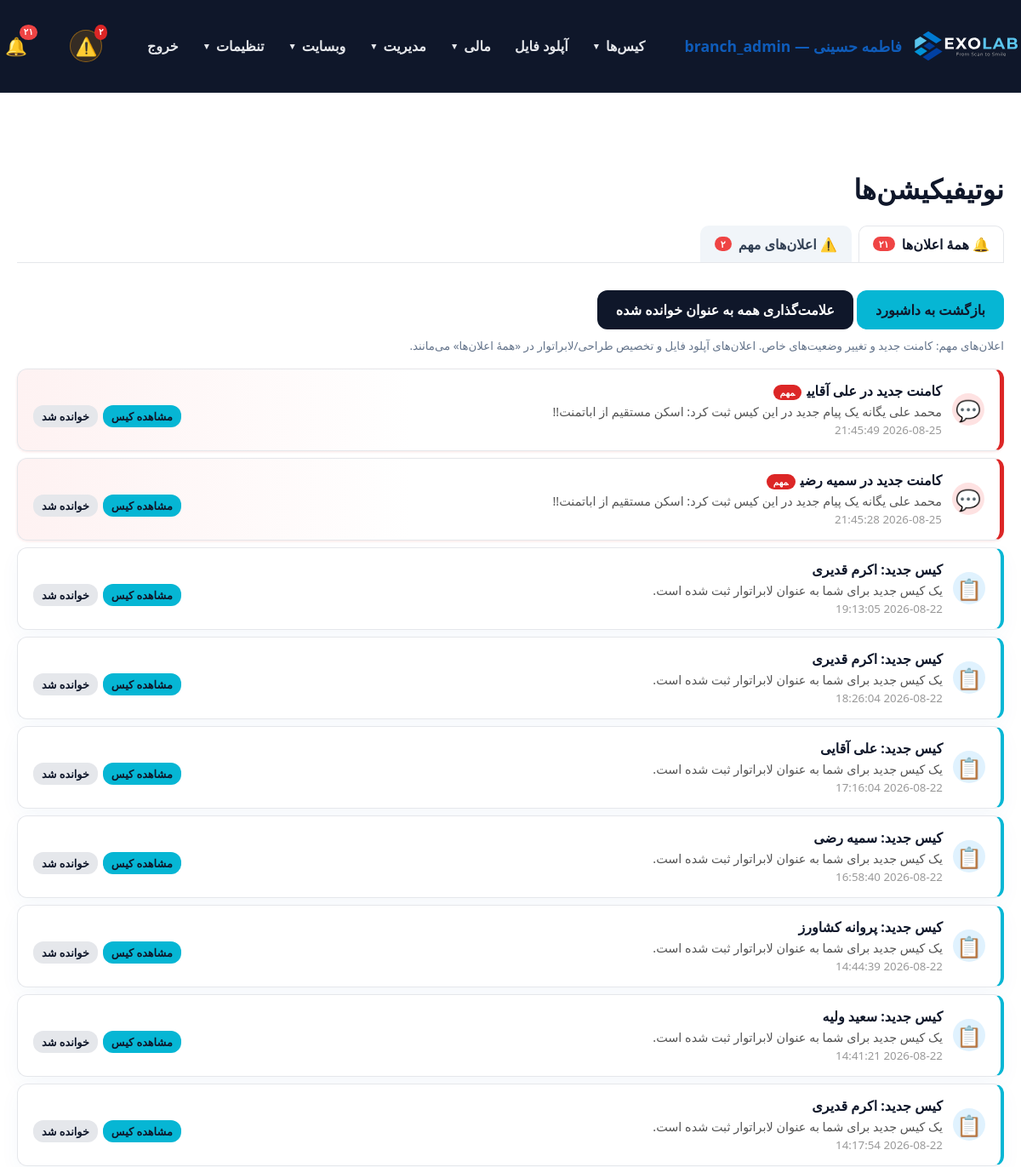
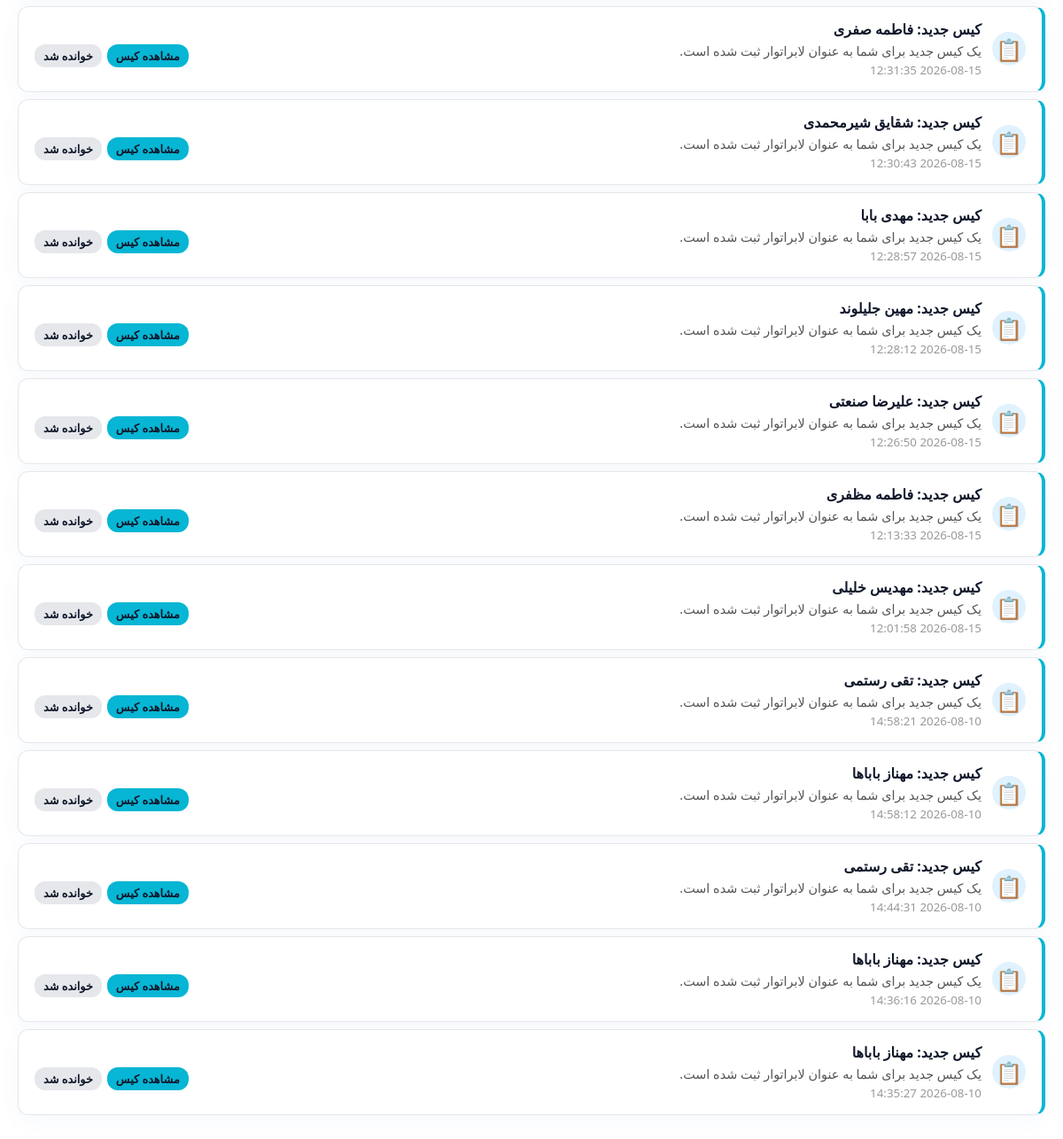
Page /panel/notifications.php (signed in) on the committed database (2 pictures, top to bottom).
### tables this page shows
CREATE TABLE `users` (
  `id` int(11) NOT NULL AUTO_INCREMENT,
  `username` varchar(100) NOT NULL,
  `password_hash` varchar(255) NOT NULL,
  `full_name` varchar(255) NOT NULL,
  `email` varchar(255) DEFAULT NULL,
  `phone` varchar(20) DEFAULT NULL,
  `role` enum('admin','doctor','staff','secretary','designer','technician','operator','powder','courier','finance','outsource_lab','customer_lab','partner_lab','clinic','branch_admin') NOT NULL DEFAULT 'staff',
  `branch_id` int(11) DEFAULT NULL,
  `clinic_id` int(11) DEFAULT NULL,
  `lab_id` int(11) DEFAULT NULL,
  `is_designer` tinyint(1) NOT NULL DEFAULT 0,
  `is_default_designer` tinyint(1) NOT NULL DEFAULT 0,
  `active` tinyint(1) DEFAULT 1,
  `last_login` datetime DEFAULT NULL,
  `created_at` datetime DEFAULT current_timestamp(),
  `updated_at` datetime DEFAULT current_timestamp() ON UPDATE current_timestamp(),
  `notes` text DEFAULT NULL,
  PRIMARY KEY (`id`),
  UNIQUE KEY `username` (`username`),
  KEY `idx_users_clinic_id` (`clinic_id`),
  KEY `idx_users_is_designer` (`is_designer`),
  CONSTRAINT `fk_users_clinic` FOREIGN KEY (`clinic_id`) REFERENCES `users` (`id`) ON DELETE SET NULL ON UPDATE CASCADE
);

CREATE TABLE `notifications` (
  `id` int(11) NOT NULL AUTO_INCREMENT,
  `user_id` int(11) NOT NULL,
  `case_id` int(11) DEFAULT NULL,
  `title` varchar(255) NOT NULL,
  `message` text DEFAULT NULL,
  `type` varchar(50) NOT NULL DEFAULT 'info' COMMENT 'info, assignment, status_change',
  `is_read` tinyint(1) NOT NULL DEFAULT 0,
  `created_at` datetime NOT NULL DEFAULT current_timestamp(),
  PRIMARY KEY (`id`),
  KEY `idx_notifications_user` (`user_id`),
  KEY `idx_notifications_unread` (`user_id`,`is_read`),
  KEY `idx_notifications_created` (`created_at`),
  CONSTRAINT `fk_notifications_user` FOREIGN KEY (`user_id`) REFERENCES `users` (`id`) ON DELETE CASCADE ON UPDATE CASCADE
);

### panel/db.php (called while the page is built, shortened)
<?php
function db() {
    static $pdo = null;
    if ($pdo === null) {
        try {
            $pdo = Connection::getInstance();
        } catch (Throwable $e) {
            $dbFailMsg = 'db connection failed: ' . $e->getMessage();
            if (function_exists('exolab_log_throttled')) {
                exolab_log_throttled('db_connect_failed', $dbFailMsg, 60);
            } else {
                error_log($dbFailMsg);
            }
            try {
                Connection::reset();
                usleep(150000);
                $pdo = Connection::getInstance();
            } catch (Throwable $e2) {
                $dbFailMsg2 = 'db connection retry failed: ' . $e2->getMessage();
                if (function_exists('exolab_log_throttled')) {
                    exolab_log_throttled('db_connect_failed_retry', $dbFailMsg2, 60);
                } else {
                    error_log($dbFailMsg2);
                }
                dbConnectionFailedResponse();
            }
        }
    }
    return $pdo;
}
function canManageScanAppointments(?array $user = null): bool {
    $user = $user ?: (function_exists('current_user') ? current_user() : null);
    $role = (string) ($user['role'] ?? '');
    if (in_array($role, ['admin', 'branch_admin', 'technician', 'secretary', 'staff'], true)) return true;
    return false;
}
function canViewScanBodyLibrary(?array $user = null): bool {
    $user = $user ?: (function_exists('current_user') ? current_user() : null);
    if (is_admin()) return true;
    return false;
}
function importantNotificationTypes(): array {
    return ['status', 'status_change', 'comment'];
}
function isImportantNotificationType(?string $type): bool {
    return in_array((string) $type, importantNotificationTypes(), true);
}
function notificationTypesSql(array $types): string {
    return implode(',', array_fill(0, count($types), '?'));
}
function getUnreadNotificationCount(int $userId): int {
    $stmt = db()->prepare('SELECT COUNT(*) FROM notifications WHERE user_id = ? AND is_read = 0');
    $stmt->execute([$userId]);
    return (int) $stmt->fetchColumn();
}
function getUnreadImportantNotificationCount(int $userId): int {
    $types = importantNotificationTypes();
    $sql = 'SELECT COUNT(*) FROM notifications WHERE user_id = ? AND is_read = 0 AND type IN (' . notificationTypesSql($types) . ')';
    $stmt = db()->prepare($sql);
    $stmt->execute(array_merge([$userId], $types));
    return (int) $stmt->fetchColumn();
}
function getAllNotifications(int $userId, int $limit = 50, ?string $scope = null): array {
    $limit = (int) max(1, $limit);
    $stmt = db()->prepare('SELECT * FROM notifications WHERE user_id = ? ORDER BY created_at DESC LIMIT ' . $limit);
    $stmt->execute([$userId]);
    return $stmt->fetchAll();
}

### includes/helpers.php (called while the page is built, shortened)
<?php
function toPersianDigits($input) {
    $numbers = ['0','1','2','3','4','5','6','7','8','9'];
    $persian = ['۰','۱','۲','۳','۴','۵','۶','۷','۸','۹'];
    return str_replace($numbers, $persian, $input);
}

### panel/notifications.php (the view, shortened to what this page needs)
<?php
require_once __DIR__ . '/auth.php';
require_login();
$user = current_user();
$scope = ($_GET['scope'] ?? '') === 'important' ? 'important' : 'all';
$notifications = getAllNotifications($user['id'], 50, $scope === 'important' ? 'important' : null);
$totalUnread = getUnreadNotificationCount($user['id']);
$importantUnread = getUnreadImportantNotificationCount($user['id']);
panel_layout_start($scope === 'important' ? 'اعلان‌های مهم' : 'نوتیفیکیشن‌ها');
?>
<div class="notif-tabs">
    <a class="notif-tab<?= $scope === 'all' ? ' active' : '' ?>" href="notifications.php">
        🔔 همهٔ اعلان‌ها
        <?php if ($totalUnread > 0): ?><span class="tab-badge"><?= toPersianDigits($totalUnread > 99 ? '99+' : $totalUnread) ?></span><?php endif; ?>
    </a>
    <a class="notif-tab important-tab<?= $scope === 'important' ? ' active' : '' ?>" href="notifications.php?scope=important">
        ⚠️ اعلان‌های مهم
        <?php if ($importantUnread > 0): ?><span class="tab-badge"><?= toPersianDigits($importantUnread > 99 ? '99+' : $importantUnread) ?></span><?php endif; ?>
    </a>
</div>
<div style="margin-bottom:18px; display:flex; gap:10px; flex-wrap:wrap; justify-content:space-between; align-items:center;">
    <div>
        <a class="btn" href="dashboard.php">بازگشت به داشبورد</a>
        <?php if ($scope === 'important' && $importantUnread > 0): ?>
            <a class="btn" href="?mark_all_important=1" style="background:#dc2626; color:#fff;">علامت‌گذاری همهٔ اعلان‌های مهم به عنوان خوانده شده</a>
        <?php elseif ($scope === 'all' && $totalUnread > 0): ?>
            <a class="btn" href="?mark_all=1" style="background:#0F172A; color:#fff;">علامت‌گذاری همه به عنوان خوانده شده</a>
        <?php endif; ?>
    </div>
    <small style="color:#64748B;">اعلان‌های مهم: کامنت جدید و تغییر وضعیت‌های خاص. اعلان‌های آپلود فایل و تخصیص طراحی/لابراتوار در «همهٔ اعلان‌ها» می‌مانند.</small>
</div>
<?php if (empty($notifications)): ?>
    <div class="form-card" style="text-align:center; padding:40px;">
        <p style="font-size:3rem; margin:0;"><?= $scope === 'important' ? '⚠️' : '🔔' ?></p>
        <p><?= $scope === 'important' ? 'هیچ اعلان مهمی وجود ندارد.' : 'هیچ نوتیفیکیشنی وجود ندارد.' ?></p>
    </div>
<?php else: ?>
    <div style="display:flex; flex-direction:column; gap:8px;">
    <?php foreach ($notifications as $n):
        $isImportant = isImportantNotificationType($n['type']);
        $icon = $isImportant
            ? ($n['type'] === 'comment' ? '💬' : '🔄')
            : ($n['type'] === 'assignment' ? '📋' : ($n['type'] === 'file' ? '📎' : ($n['type'] === 'appointment' ? '📅' : 'ℹ️')));
        $cls = 'notif-item ' . ($isImportant ? 'important' : 'normal') . ($n['is_read'] ? ' read' : '');
    ?>
        <div class="form-card <?= $cls ?>">
            <div class="notif-icon <?= $isImportant ? 'important' : 'normal' ?>"><?= $icon ?></div>
            <div style="flex:1;">
                <strong><?= htmlspecialchars($n['title']) ?><?php if ($isImportant): ?><span class="notif-important-flag">مهم</span><?php endif; ?></strong>
                <?php if ($n['message']): ?>
                    <p style="margin:4px 0 0; color:#555; font-size:0.9rem;"><?= htmlspecialchars($n['message']) ?></p>
                <?php endif; ?>
                <small style="color:#999;"><?= toJalaliDateTimeFormatted($n['created_at']) ?></small>
            </div>
            <div style="display:flex; gap:6px;">
                <?php if ($n['case_id']): ?>
                    <a class="btn" href="view_case.php?id=<?= $n['case_id'] ?>" style="padding:4px 10px; font-size:0.8rem;">مشاهده کیس</a>
                <?php endif; ?>
                <?php if (!$n['is_read']): ?>
                    <a class="btn" href="?mark_read=<?= $n['id'] ?><?= $scope === 'important' ? '&amp;scope=important' : '' ?>" style="background:#E5E7EB; color:#0F172A; padding:4px 10px; font-size:0.8rem;">خوانده شد</a>
                <?php endif; ?>
            </div>
        </div>
    <?php endforeach; ?>
    </div>
<?php endif; ?>
<?php panel_layout_end(); ?>

### panel/auth.php (shortened to what this page needs)
<?php
require_once __DIR__ . '/db.php';
require_once __DIR__ . '/../includes/helpers.php';
function current_user() {
    static $user = null;
    if ($user !== null) return $user;
    $stmt = db()->prepare('SELECT * FROM users WHERE id = ? AND active = 1 LIMIT 1');
    $stmt->execute([(int)$_SESSION[USER_SESSION_KEY]]);
    $user = $stmt->fetch();
    return $user;
}
function is_logged_in() {
    return current_user() !== null;
}
function is_admin(): bool {
    $user = current_user();
    return $user['role'] === 'admin' || $user['role'] === 'branch_admin';
}
function is_root_admin(): bool {
    $user = current_user();
    return $user && $user['role'] === 'admin';
}
function has_permission($permission) {
    $user = current_user();
    $perms = $GLOBALS['role_permissions'][$user['role']] ?? [];
    return in_array('*', $perms) || in_array($permission, $perms);
}
function require_login() {
    if (!is_logged_in()) {
        $target = getLoginRedirectUrl();
        if ($target !== '') {
            $_SESSION['login_redirect'] = $target;
        }
        header('Location: login.php');
        exit;
    }
}
function panel_layout_start($title = 'پنل مدیریت') {
    $user = current_user();
    ?>
    <!DOCTYPE html>
    <html lang="fa" dir="rtl">
    <head>
        <link rel="stylesheet" href="../assets/css/style.css">
        <link rel="stylesheet" href="../assets/css/datatables.min.css">
    </head>
    <body>
    <header class="site-header">
        <div class="container" style="justify-content: space-between;">
            <a class="brand" href="dashboard.php">
                <img src="../assets/icons/EXOLAB_LOGO_HORIZENTAL.svg" alt="EXOLAB" class="site-logo">
                <span><?= $user ? htmlspecialchars($user['full_name']) . ' — ' . $user['role'] : 'پنل' ?></span>
            </a>
            <nav class="site-nav" id="siteNav">
                <?php
                $navCanCases  = has_permission('view_all_cases') || has_permission('view_own_cases') || has_permission('view_assigned_cases') || has_permission('view_clinic_cases') || has_role('designer');
                $navCanUpload = $user && in_array($user['role'] ?? '', ['doctor', 'designer', 'admin', 'branch_admin', 'clinic', 'lab', 'outsource_lab', 'customer_lab', 'partner_lab'], true);
                $navCanInv    = has_permission('view_invoices') || has_permission('view_clinic_invoices') || has_permission('view_own_invoices') || is_admin();
                $navCanPay    = has_permission('view_own_payments') || has_permission('view_clinic_payments') || has_permission('view_payments') || is_admin();
                $navIsAdmin   = is_admin();
                $navIsRoot    = is_root_admin();
                ?>
                <?php if ($navCanCases): ?>
                    <div class="nav-group">
                        <button type="button" class="nav-group-toggle" onclick="toggleNavGroup(this)">کیس‌ها <span class="caret">▼</span></button>
                    </div>
                <?php endif; ?>
                <?php if ($navCanUpload): ?>
                    <a class="nav-link" href="uploads.php">آپلود فایل</a>
                <?php endif; ?>
                <?php if ($navCanInv || $navCanPay || $navIsAdmin): ?>
                    <div class="nav-group">
                        <button type="button" class="nav-group-toggle" onclick="toggleNavGroup(this)">مالی <span class="caret">▼</span></button>
                    </div>
                <?php endif; ?>
                <?php if ($navIsAdmin): ?>
                    <div class="nav-group">
                        <button type="button" class="nav-group-toggle" onclick="toggleNavGroup(this)">مدیریت <span class="caret">▼</span></button>
                    </div>
                    <div class="nav-group">
                        <button type="button" class="nav-group-toggle" onclick="toggleNavGroup(this)">وبسایت <span class="caret">▼</span></button>
                    </div>
                <?php endif; ?>
                <?php if ($navIsRoot || $user): ?>
                    <div class="nav-group">
                        <button type="button" class="nav-group-toggle" onclick="toggleNavGroup(this)">تنظیمات <span class="caret">▼</span></button>
                    </div>
                <?php endif; ?>
                <a class="nav-link" href="logout.php">خروج</a>
            </nav>
            <?php if ($user): $notifCount = getUnreadNotificationCount($user['id']); $notifImportantCount = getUnreadImportantNotificationCount($user['id']); ?>
                <a href="notifications.php?scope=important" class="notif-bell notif-bell-important" title="اعلان‌های مهم (کامنت جدید و تغییر وضعیت)" aria-label="اعلان‌های مهم" style="position:relative; margin-right:6px;">
                    <span class="notif-bell-icon" style="font-size:1.3rem;">⚠️</span>
                    <?php if ($notifImportantCount > 0): ?>
                        <span class="notif-bell-badge badge-important"><?= toPersianDigits($notifImportantCount > 99 ? '99+' : $notifImportantCount) ?></span>
                    <?php endif; ?>
                </a>
                <a href="notifications.php" class="notif-bell" title="همهٔ اعلان‌ها" aria-label="همهٔ اعلان‌ها" style="position:relative; margin-right:10px;">
                    <span class="notif-bell-icon" style="font-size:1.3rem;">🔔</span>
                    <?php if ($notifCount > 0): ?>
                        <span class="notif-bell-badge badge-normal"><?= toPersianDigits($notifCount > 99 ? '99+' : $notifCount) ?></span>
                    <?php endif; ?>
                </a>
            <?php endif; ?>
        </div>
    </header>
    <main class="section">
        <div class="container">
            <h2><?= htmlspecialchars($title) ?></h2>
    <?php
}
function panel_layout_end() {
    ?>
        </div>
    </main>
    </body>
    </html>
    <?php
}

### rows in the picture
users: full_name "فاطمه حسینی", role "branch_admin"
notifications: type "💬", title "کامنت جدید در علی آقایی", shows "مهم", message "محمد علی یگانه یک پیام جدید در این کیس ثبت کرد: اسکن مستقیم از اباتمنت!!", created_at "2026-08-25 21:45:49"
notifications: type "💬", title "کامنت جدید در سمیه رضی", shows "مهم", message "محمد علی یگانه یک پیام جدید در این کیس ثبت کرد: اسکن مستقیم از اباتمنت!!", created_at "2026-08-25 21:45:28"
notifications: type "📋", title "کیس جدید: اکرم قدیری", message "یک کیس جدید برای شما به عنوان لابراتوار ثبت شده است.", created_at "2026-08-22 19:13:05"
notifications: type "📋", title "کیس جدید: اکرم قدیری", message "یک کیس جدید برای شما به عنوان لابراتوار ثبت شده است.", created_at "2026-08-22 18:26:04"
notifications: type "📋", title "کیس جدید: علی آقایی", message "یک کیس جدید برای شما به عنوان لابراتوار ثبت شده است.", created_at "2026-08-22 17:16:04"
notifications: type "📋", title "کیس جدید: سمیه رضی", message "یک کیس جدید برای شما به عنوان لابراتوار ثبت شده است.", created_at "2026-08-22 16:58:40"
notifications: type "📋", title "کیس جدید: پروانه کشاورز", message "یک کیس جدید برای شما به عنوان لابراتوار ثبت شده است.", created_at "2026-08-22 14:44:39"
notifications: type "📋", title "کیس جدید: سعید ولیه", message "یک کیس جدید برای شما به عنوان لابراتوار ثبت شده است.", created_at "2026-08-22 14:41:21"
notifications: type "📋", title "کیس جدید: اکرم قدیری", message "یک کیس جدید برای شما به عنوان لابراتوار ثبت شده است.", created_at "2026-08-22 14:17:54"
notifications: type "📋", title "کیس جدید: فاطمه صفری", message "یک کیس جدید برای شما به عنوان لابراتوار ثبت شده است.", created_at "2026-08-15 12:31:35"
notifications: type "📋", title "کیس جدید: شقایق شیرمحمدی", message "یک کیس جدید برای شما به عنوان لابراتوار ثبت شده است.", created_at "2026-08-15 12:30:43"
notifications: type "📋", title "کیس جدید: مهدی بابا", message "یک کیس جدید برای شما به عنوان لابراتوار ثبت شده است.", created_at "2026-08-15 12:28:57"
notifications: type "📋", title "کیس جدید: مهین جلیلوند", message "یک کیس جدید برای شما به عنوان لابراتوار ثبت شده است.", created_at "2026-08-15 12:28:12"
notifications: type "📋", title "کیس جدید: علیرضا صنعتی", message "یک کیس جدید برای شما به عنوان لابراتوار ثبت شده است.", created_at "2026-08-15 12:26:50"
notifications: type "📋", title "کیس جدید: فاطمه مظفری", message "یک کیس جدید برای شما به عنوان لابراتوار ثبت شده است.", created_at "2026-08-15 12:13:33"
notifications: type "📋", title "کیس جدید: مهدیس خلیلی", message "یک کیس جدید برای شما به عنوان لابراتوار ثبت شده است.", created_at "2026-08-15 12:01:58"
notifications: type "📋", title "کیس جدید: تقی رستمی", message "یک کیس جدید برای شما به عنوان لابراتوار ثبت شده است.", created_at "2026-08-10 14:58:21"
notifications: type "📋", title "کیس جدید: مهناز باباها", message "یک کیس جدید برای شما به عنوان لابراتوار ثبت شده است.", created_at "2026-08-10 14:58:12"
notifications: type "📋", title "کیس جدید: تقی رستمی", message "یک کیس جدید برای شما به عنوان لابراتوار ثبت شده است.", created_at "2026-08-10 14:44:31"
notifications: type "📋", title "کیس جدید: مهناز باباها", message "یک کیس جدید برای شما به عنوان لابراتوار ثبت شده است.", created_at "2026-08-10 14:36:16"
notifications: type "📋", title "کیس جدید: مهناز باباها", message "یک کیس جدید برای شما به عنوان لابراتوار ثبت شده است.", created_at "2026-08-10 14:35:27"

### other values in the picture
toPersianDigits($notifCount > 99 ? '99+' : $notifCount) "۲۱"
$title "نوتیفیکیشن‌ها"
toPersianDigits($totalUnread > 99 ? '99+' : $totalUnread) "۲۱"
toPersianDigits($importantUnread > 99 ? '99+' : $importantUnread) "۲"
